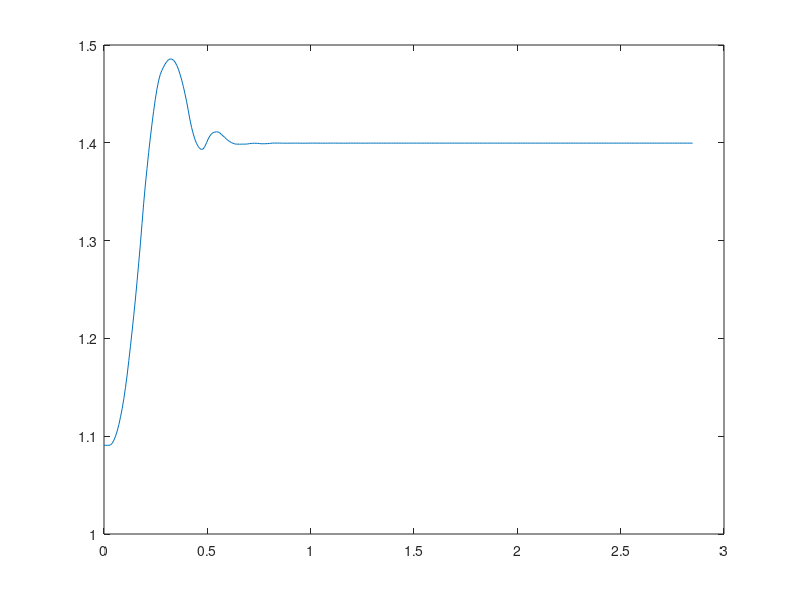
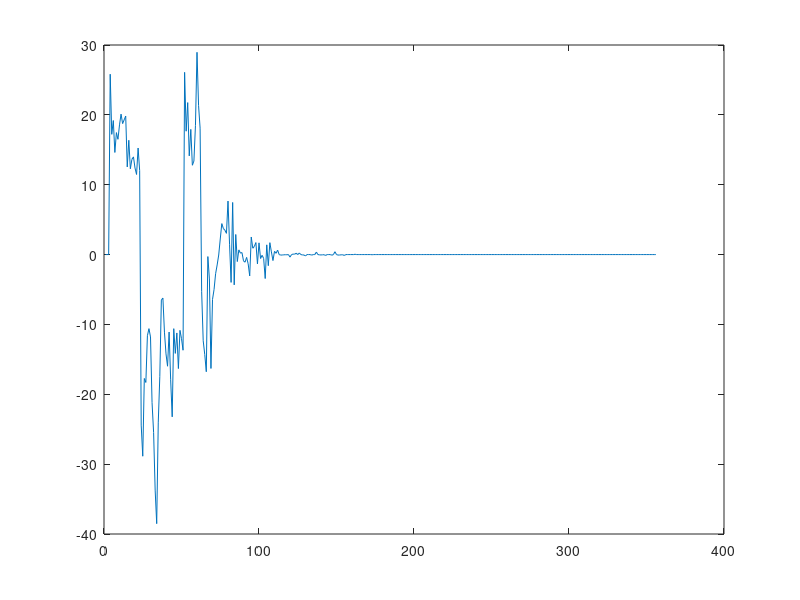

MATLAB code to generate these figures, in order:
%%
% Evaluating actual controller

clc;
format short
%load log.txt;
load log_kp18_step03.txt
load delayLogDefault.txt	

delayLog = log_kp18_step03;
%delayLog = delayLogDefault;

qActual = delayLog(:,3:8); % Actual Position
qdActual = delayLog(:,9:14); %Actual  Velocity
qddTarget = delayLog(:,15:20); % Target acc
qdTarget = delayLog(:,21:26); % Target vel
qTarget = delayLog(:,27:32); % Target pos
test01 = delayLog(:,33);


qddActual = diff(qdActual)/0.008;

robotTime = delayLog(:,1);

%Systime
sysTime = delayLog(:,2);

%%

f = figure()
set(f,'name','Actual position','numbertitle','off')
tv = 0:0.008:(length(robotTime)/125)-0.008;
plot(tv,qActual(:,1))


%% 
figure()
plot(qddActual(:,1))

